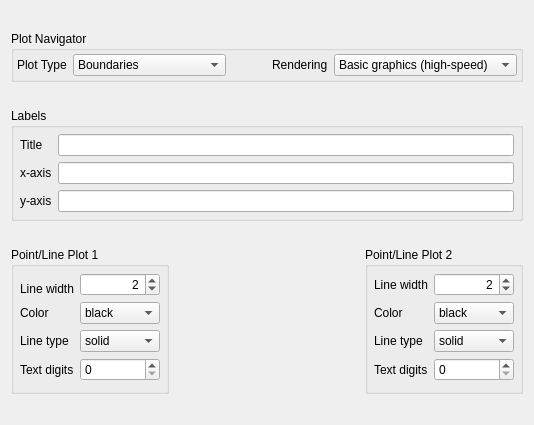
       <widget class="QWidget" name="opEdit">
        <layout class="QVBoxLayout" name="verticalLayout_11">
         <item>
          <spacer name="verticalSpacer_6">
           <property name="orientation">
            <enum>Qt::Vertical</enum>
           </property>
           <property name="sizeHint" stdset="0">
            <size>
             <width>20</width>
             <height>20</height>
            </size>
           </property>
          </spacer>
         </item>
         <item>
          <widget class="QGroupBox" name="groupBox_2">
           <property name="title">
            <string>Plot Navigator</string>
           </property>
           <layout class="QGridLayout" name="gridLayout_26">
            <property name="margin">
             <number>3</number>
            </property>
            <item row="0" column="0">
             <layout class="QHBoxLayout" name="horizontalLayout_7">
              <item>
               <widget class="QLabel" name="label_2">
                <property name="text">
                 <string>Plot Type</string>
                </property>
               </widget>
              </item>
              <item>
               <widget class="QComboBox" name="opTypeCombo">
                <item>
                 <property name="text">
                  <string>Boundaries</string>
                 </property>
                </item>
                <item>
                 <property name="text">
                  <string>Power</string>
                 </property>
                </item>
                <item>
                 <property name="text">
                  <string>Treatment Effect</string>
                 </property>
                </item>
                <item>
                 <property name="text">
                  <string>Conditional Power</string>
                 </property>
                </item>
                <item>
                 <property name="text">
                  <string>Spending Function</string>
                 </property>
                </item>
                <item>
                 <property name="text">
                  <string>Expected Sample Size</string>
                 </property>
                </item>
                <item>
                 <property name="text">
                  <string>B-Values</string>
                 </property>
                </item>
               </widget>
              </item>
             </layout>
            </item>
            <item row="0" column="1">
             <spacer name="horizontalSpacer">
              <property name="orientation">
               <enum>Qt::Horizontal</enum>
              </property>
              <property name="sizeHint" stdset="0">
               <size>
                <width>40</width>
                <height>20</height>
               </size>
              </property>
             </spacer>
            </item>
            <item row="0" column="2">
             <layout class="QGridLayout" name="gridLayout_24">
              <item row="0" column="0">
               <widget class="QLabel" name="opPlotRenderLabel">
                <property name="text">
                 <string>Rendering</string>
                </property>
               </widget>
              </item>
              <item row="0" column="1">
               <widget class="QComboBox" name="opPlotRenderCombo">
                <item>
                 <property name="text">
                  <string>Basic graphics (high-speed)</string>
                 </property>
                </item>
                <item>
                 <property name="text">
                  <string>High quality (slow-speed)</string>
                 </property>
                </item>
               </widget>
              </item>
             </layout>
            </item>
           </layout>
          </widget>
         </item>
         <item>
          <spacer name="verticalSpacer_5">
           <property name="orientation">
            <enum>Qt::Vertical</enum>
           </property>
           <property name="sizeHint" stdset="0">
            <size>
             <width>20</width>
             <height>20</height>
            </size>
           </property>
          </spacer>
         </item>
         <item>
          <widget class="QGroupBox" name="opLabelsGroup">
           <property name="title">
            <string>Labels</string>
           </property>
           <layout class="QGridLayout" name="gridLayout_44">
            <property name="margin">
             <number>6</number>
            </property>
            <item row="0" column="0">
             <layout class="QGridLayout" name="gridLayout_38">
              <item row="0" column="0">
               <widget class="QLabel" name="opTitleLabel">
                <property name="text">
                 <string>Title</string>
                </property>
               </widget>
              </item>
              <item row="0" column="1">
               <widget class="QLineEdit" name="opTitleLine"/>
              </item>
              <item row="1" column="0">
               <widget class="QLabel" name="opXLabelLabel">
                <property name="text">
                 <string>x-axis</string>
                </property>
               </widget>
              </item>
              <item row="1" column="1">
               <widget class="QLineEdit" name="opXLabelLine"/>
              </item>
              <item row="2" column="0">
               <widget class="QLabel" name="opYLabelLeftLabel">
                <property name="text">
                 <string>y-axis</string>
                </property>
               </widget>
              </item>
              <item row="2" column="1">
               <widget class="QLineEdit" name="opYLabelLeftLine"/>
              </item>
             </layout>
            </item>
           </layout>
          </widget>
         </item>
         <item>
          <spacer name="verticalSpacer_2">
           <property name="orientation">
            <enum>Qt::Vertical</enum>
           </property>
           <property name="sizeHint" stdset="0">
            <size>
             <width>20</width>
             <height>20</height>
            </size>
           </property>
          </spacer>
         </item>
         <item>
          <layout class="QHBoxLayout" name="horizontalLayout_5">
           <item>
            <widget class="QGroupBox" name="opLine1Group">
             <property name="title">
              <string>Point/Line Plot 1</string>
             </property>
             <layout class="QGridLayout" name="gridLayout_42">
              <property name="margin">
               <number>6</number>
              </property>
              <item row="0" column="0">
               <layout class="QGridLayout" name="gridLayout_43">
                <property name="bottomMargin">
                 <number>4</number>
                </property>
                <item row="0" column="0">
                 <widget class="QLabel" name="opLine1WidthLabel">
                  <property name="text">
                   <string>Line width</string>
                  </property>
                  <property name="alignment">
                   <set>Qt::AlignBottom|Qt::AlignLeading|Qt::AlignLeft</set>
                  </property>
                 </widget>
                </item>
                <item row="0" column="1">
                 <widget class="QSpinBox" name="opLine1WidthSpin">
                  <property name="alignment">
                   <set>Qt::AlignRight|Qt::AlignTrailing|Qt::AlignVCenter</set>
                  </property>
                  <property name="value">
                   <number>2</number>
                  </property>
                 </widget>
                </item>
                <item row="1" column="0">
                 <widget class="QLabel" name="opLine1ColorLabel">
                  <property name="text">
                   <string>Color</string>
                  </property>
                 </widget>
                </item>
                <item row="1" column="1">
                 <widget class="QComboBox" name="opLine1ColorCombo">
                  <item>
                   <property name="text">
                    <string>black</string>
                   </property>
                  </item>
                  <item>
                   <property name="text">
                    <string>red</string>
                   </property>
                  </item>
                  <item>
                   <property name="text">
                    <string>green</string>
                   </property>
                  </item>
                  <item>
                   <property name="text">
                    <string>blue</string>
                   </property>
                  </item>
                  <item>
                   <property name="text">
                    <string>cyan</string>
                   </property>
                  </item>
                  <item>
                   <property name="text">
                    <string>magenta</string>
                   </property>
                  </item>
                  <item>
                   <property name="text">
                    <string>yellow</string>
                   </property>
                  </item>
                  <item>
                   <property name="text">
                    <string>gray</string>
                   </property>
                  </item>
                 </widget>
                </item>
                <item row="2" column="0">
                 <widget class="QLabel" name="opLine1TypeLabel">
                  <property name="text">
                   <string>Line type</string>
                  </property>
                 </widget>
                </item>
                <item row="2" column="1">
                 <widget class="QComboBox" name="opLine1TypeCombo">
                  <item>
                   <property name="text">
                    <string>solid</string>
                   </property>
                  </item>
                  <item>
                   <property name="text">
                    <string>dashed</string>
                   </property>
                  </item>
                  <item>
                   <property name="text">
                    <string>dotted</string>
                   </property>
                  </item>
                  <item>
                   <property name="text">
                    <string>dotdash</string>
                   </property>
                  </item>
                  <item>
                   <property name="text">
                    <string>longdash</string>
                   </property>
                  </item>
                  <item>
                   <property name="text">
                    <string>twodash</string>
                   </property>
                  </item>
                  <item>
                   <property name="text">
                    <string>blank</string>
                   </property>
                  </item>
                 </widget>
                </item>
                <item row="3" column="1">
                 <widget class="QSpinBox" name="opLine1SymDigitsSpin"/>
                </item>
                <item row="3" column="0">
                 <widget class="QLabel" name="opLine1SymDigitsLabel">
                  <property name="text">
                   <string>Text digits</string>
                  </property>
                 </widget>
                </item>
               </layout>
              </item>
             </layout>
            </widget>
           </item>
           <item>
            <spacer name="horizontalSpacer_6">
             <property name="orientation">
              <enum>Qt::Horizontal</enum>
             </property>
             <property name="sizeHint" stdset="0">
              <size>
               <width>40</width>
               <height>20</height>
              </size>
             </property>
            </spacer>
           </item>
           <item>
            <widget class="QGroupBox" name="opLine2Group">
             <property name="title">
              <string>Point/Line Plot 2</string>
             </property>
             <layout class="QGridLayout" name="gridLayout_45">
              <property name="margin">
               <number>6</number>
              </property>
              <item row="0" column="0">
               <layout class="QGridLayout" name="gridLayout_40">
                <property name="bottomMargin">
                 <number>4</number>
                </property>
                <item row="0" column="0">
                 <widget class="QLabel" name="opLine2WidthLabel">
                  <property name="text">
                   <string>Line width</string>
                  </property>
                 </widget>
                </item>
                <item row="0" column="1">
                 <widget class="QSpinBox" name="opLine2WidthSpin">
                  <property name="alignment">
                   <set>Qt::AlignRight|Qt::AlignTrailing|Qt::AlignVCenter</set>
                  </property>
                  <property name="value">
                   <number>2</number>
                  </property>
                 </widget>
                </item>
                <item row="1" column="0">
                 <widget class="QLabel" name="opLine2ColorLabel">
                  <property name="text">
                   <string>Color</string>
                  </property>
                 </widget>
                </item>
                <item row="1" column="1">
                 <widget class="QComboBox" name="opLine2ColorCombo">
                  <item>
                   <property name="text">
                    <string>black</string>
                   </property>
                  </item>
                  <item>
                   <property name="text">
                    <string>red</string>
                   </property>
                  </item>
                  <item>
                   <property name="text">
                    <string>green</string>
                   </property>
                  </item>
                  <item>
                   <property name="text">
                    <string>blue</string>
                   </property>
                  </item>
                  <item>
                   <property name="text">
                    <string>cyan</string>
                   </property>
                  </item>
                  <item>
                   <property name="text">
                    <string>magenta</string>
                   </property>
                  </item>
                  <item>
                   <property name="text">
                    <string>yellow</string>
                   </property>
                  </item>
                  <item>
                   <property name="text">
                    <string>gray</string>
                   </property>
                  </item>
                 </widget>
                </item>
                <item row="2" column="0">
                 <widget class="QLabel" name="opLine2TypeLabel">
                  <property name="text">
                   <string>Line type</string>
                  </property>
                 </widget>
                </item>
                <item row="2" column="1">
                 <widget class="QComboBox" name="opLine2TypeCombo">
                  <item>
                   <property name="text">
                    <string>solid</string>
                   </property>
                  </item>
                  <item>
                   <property name="text">
                    <string>dashed</string>
                   </property>
                  </item>
                  <item>
                   <property name="text">
                    <string>dotted</string>
                   </property>
                  </item>
                  <item>
                   <property name="text">
                    <string>dotdash</string>
                   </property>
                  </item>
                  <item>
                   <property name="text">
                    <string>longdash</string>
                   </property>
                  </item>
                  <item>
                   <property name="text">
                    <string>twodash</string>
                   </property>
                  </item>
                  <item>
                   <property name="text">
                    <string>blank</string>
                   </property>
                  </item>
                 </widget>
                </item>
                <item row="3" column="1">
                 <widget class="QSpinBox" name="opLine2SymDigitsSpin"/>
                </item>
                <item row="3" column="0">
                 <widget class="QLabel" name="opLine2SymDigitsLabel">
                  <property name="text">
                   <string>Text digits</string>
                  </property>
                 </widget>
                </item>
               </layout>
              </item>
             </layout>
            </widget>
           </item>
          </layout>
         </item>
         <item>
          <spacer name="verticalSpacer_7">
           <property name="orientation">
            <enum>Qt::Vertical</enum>
           </property>
           <property name="sizeHint" stdset="0">
            <size>
             <width>20</width>
             <height>20</height>
            </size>
           </property>
          </spacer>
         </item>
        </layout>
       </widget>
